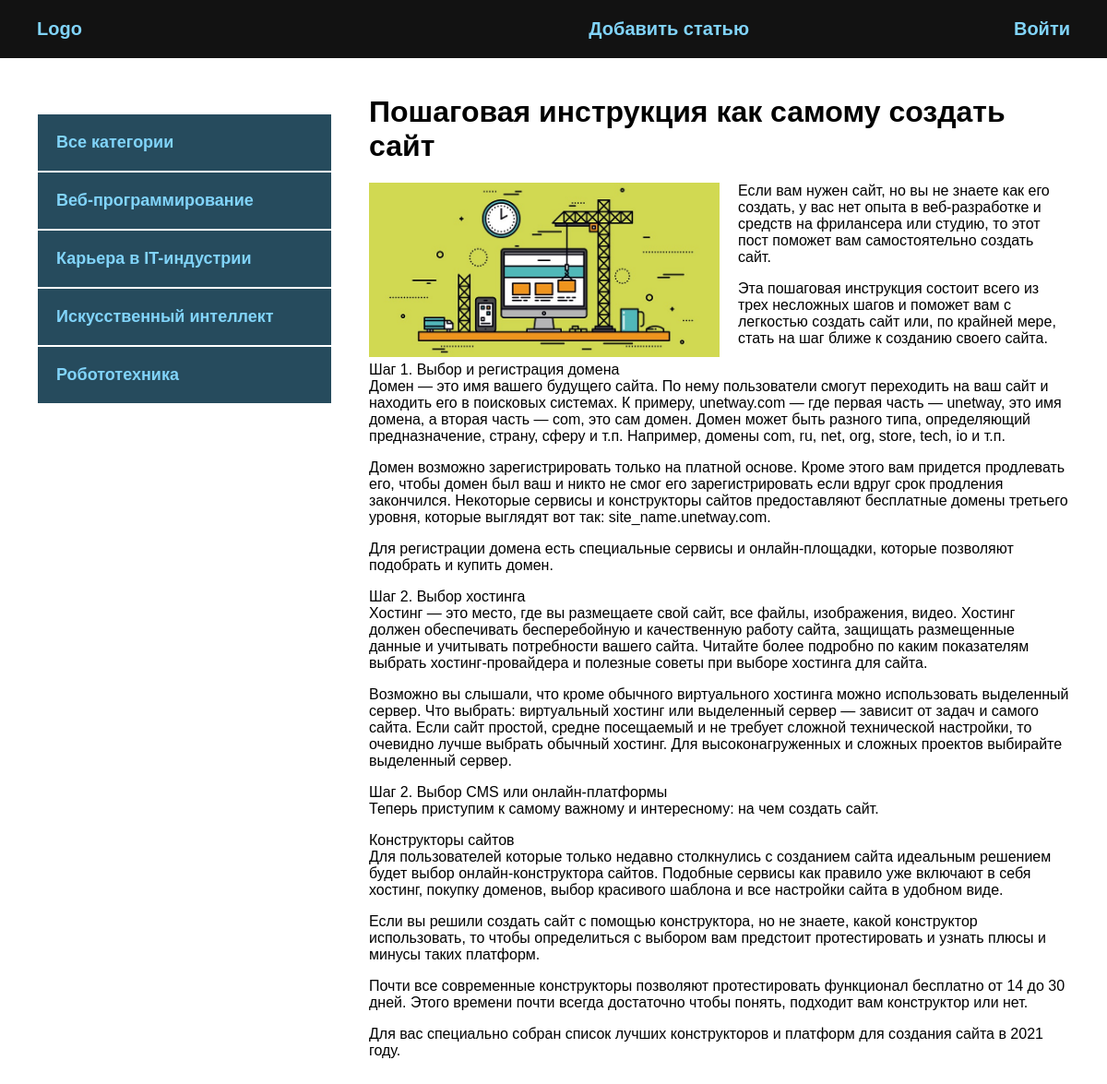
The page /post/poshagovaya-instrukciya-kak-samomu-sozdat-sajt/ on the database its author committed.
### blog/models.py (models this page shows, shortened)
class Category(models.Model):
    name = models.CharField(max_length=100, verbose_name="Категория")
    slug = models.SlugField(max_length=100, unique=True, verbose_name="URL")
    def get_absolute_url(self):
        return reverse('category', kwargs={'cat_slug': self.slug})
    class Meta:
        verbose_name = "Категория"
        verbose_name_plural = "Категории"

class Blog(models.Model):
    title = models.CharField(max_length=255, verbose_name="Название")
    slug = models.SlugField(max_length=255, unique=True, verbose_name='URL')
    content = models.TextField(blank=True, verbose_name="Контент")
    photo = models.ImageField(upload_to="photo/%Y/%m/%d/", blank=True, verbose_name='Фото')
    time_created = models.DateTimeField(auto_now_add=True, verbose_name='Дата создания')
    time_update = models.DateTimeField(auto_now=True, verbose_name='Дата обновления')
    is_published = models.BooleanField(default=True, verbose_name='Опубликовано')
    cat = models.ForeignKey('Category', on_delete=models.PROTECT, verbose_name="Категория")
    def __str__(self):
        return self.title
    class Meta:
        verbose_name = "новость"
        verbose_name_plural = "Новости"
        ordering = ["-time_created"]

### blog/views.py (the view)
# urls.py: path('post/<slug:post_slug>/', ShowPost.as_view(), name='post'),
class ShowPost(DetailView):
    model = Blog
    template_name = 'blog/post.html'
    slug_url_kwarg = 'post_slug'
    context_object_name = 'post'
    def get_context_data(self, *, object_list=None, **kwargs):
        context = super().get_context_data(**kwargs)
        context['title'] = context['post']
        context['menu'] = menu
        return context

### blog/templatetags/blog_tags.py (called while the page is built)
@register.inclusion_tag('blog/list_categories.html')
def show_categories(sort=None, cat_selected=0):
    if not sort:
        cats = Category.objects.all()
    else:
        cats = Category.objects.order_by(sort)
    return {'cats': cats, 'cat_selected': cat_selected}

### blog/templates/blog/post.html
{% extends 'blog/base.html' %}
{% block content %}
<div class="post">
    <h1>{{ title }}</h1>
    {% if post.photo %}
    <img src="{{ post.photo.url }}" alt="" class="image">
    {% endif%}
    {{ post.content|linebreaks }}
</div>
{% endblock %}

### blog/templates/blog/list_categories.html
{% for c in cats %}
    {% if c.pk == cat_selected %}
    <li class="selected">{{ c.name }}</li>
    {% else %}
    <li><a href="{{ c.get_absolute_url }}">{{ c.name }}</a></li>
    {% endif %}
{% endfor %}

### blog/static/css/style.css (style rules this page uses)
body { margin: 0; padding: 0; background: #264b5d; font-family: Verdana, Geneva, Tahoma, sans-serif; }
a { color: #81d4fa; text-decoration: none; padding: 20px; }
.sidebar a { padding: 20px; display: block; border: 1px solid #FFF; background: #264b5d; font-weight: bold; font-size: 18px; }
.image { float: left; margin-right: 20px; max-width: 50%; }
.post h1 { margin-top: 0; }
.post { font-size: 16px; }

### rows shown on the page
Category: name "Веб-программирование"
Category: name "Карьера в IT-индустрии"
Category: name "Искусственный интеллект"
Category: name "Робототехника"
Blog: title "Пошаговая инструкция как самому создать сайт", photo (picture), content "Если вам нужен сайт, но вы не знаете как его создать, у вас нет опыта в веб-разработке и средств на фрилансера или студию, то этот пост поможет вам самостоятельно создать сайт. Эта пошаговая инструкция состоит всего из трех несложных шагов и поможет вам с легкостью создать сайт или, по крайней мере, стать на шаг ближе к созданию своего сайта. Шаг 1. Выбор и регистрация домена Домен — это имя вашего будущего сайта. По нему пользователи смогут переходить на ваш сайт и находить его в поисковых системах. К примеру, unetway.com — где первая часть — unetway, это имя домена, а вторая часть — com, это сам домен. Домен может быть разного типа, определяющий предназначение, страну, сферу и т.п.…"

### other values the page prints
{{ m.title }} "Добавить статью" "Войти"
